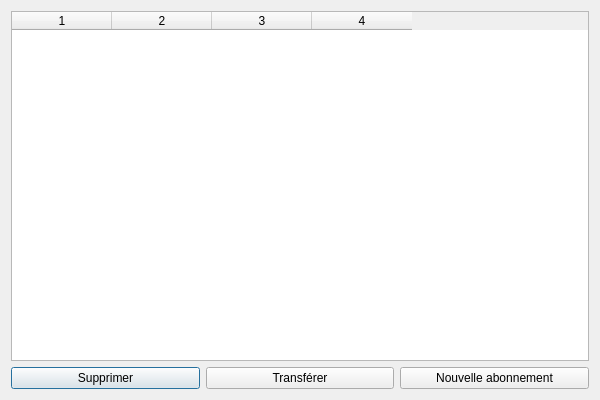
<?xml version="1.0" encoding="UTF-8"?>
<ui version="4.0">
 <class>TransArchive</class>
 <widget class="QDialog" name="TransArchive">
  <property name="geometry">
   <rect>
    <x>0</x>
    <y>0</y>
    <width>600</width>
    <height>400</height>
   </rect>
  </property>
  <property name="windowTitle">
   <string>Gestion archivage &amp; transfert</string>
  </property>
  <layout class="QVBoxLayout" name="verticalLayout">
   <item>
    <widget class="QTableWidget" name="tableCompteurs">
     <property name="selectionMode">
      <enum>QAbstractItemView::SelectionMode::SingleSelection</enum>
     </property>
     <property name="selectionBehavior">
      <enum>QAbstractItemView::SelectionBehavior::SelectRows</enum>
     </property>
     <property name="columnCount">
      <number>4</number>
     </property>
     <property name="horizontalHeaderLabels" stdset="0">
      <stringlist>
       <string>Numéro</string>
       <string>Client</string>
       <string>Date abonnement</string>
       <string>État</string>
      </stringlist>
     </property>
     <column/>
     <column/>
     <column/>
     <column/>
    </widget>
   </item>
   <item>
    <layout class="QHBoxLayout" name="buttonLayout">
     <item>
      <widget class="QPushButton" name="btnArchiver">
       <property name="text">
        <string>Supprimer</string>
       </property>
      </widget>
     </item>
     <item>
      <widget class="QPushButton" name="btnTransferer">
       <property name="text">
        <string>Transférer</string>
       </property>
      </widget>
     </item>
     <item>
      <widget class="QPushButton" name="btnNouvelAbonnement">
       <property name="text">
        <string>Nouvelle abonnement</string>
       </property>
      </widget>
     </item>
    </layout>
   </item>
  </layout>
 </widget>
 <resources/>
 <connections/>
</ui>
